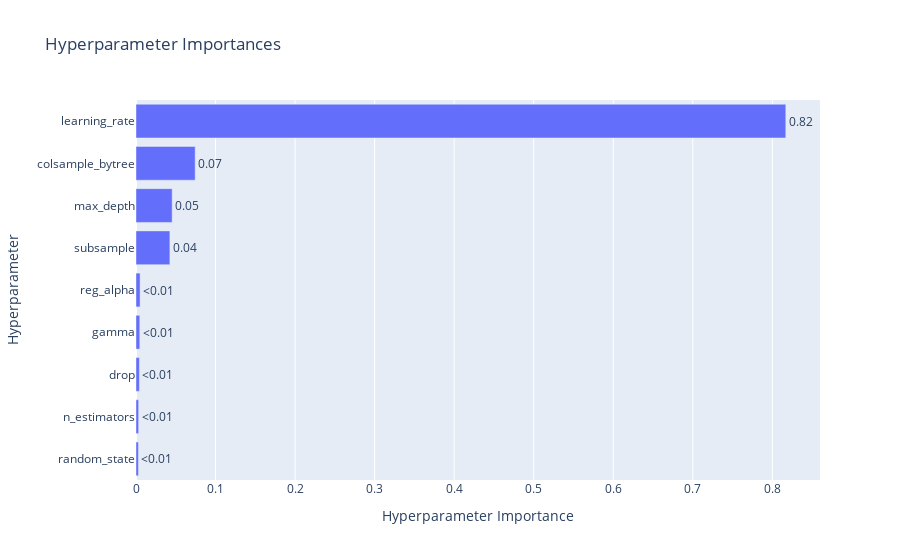

Write notebook code for a chart like this one.
### Code cell
optuna.visualization.plot_param_importances(study)

### Figure 1 — Plotly figure (JSON) as saved in the notebook; plotly's stock layout.template omitted (floating-point values rounded to 4 significant figures)
{"data": [{"cliponaxis": false, "hovertemplate": ["random_state (IntDistribution): 0.0030735173948973557<extra></extra>", "n_estimators (IntDistribution): 0.0033312396871793314<extra></extra>", "drop (CategoricalDistribution): 0.004273292638759054<extra></extra>", "gamma (IntDistribution): 0.004753093755816353<extra></extra>", "reg_alpha (FloatDistribution): 0.005143319403301061<extra></extra>", "subsample (FloatDistribution): 0.04260913496098829<extra></extra>", "max_depth (IntDistribution): 0.04547334762555319<extra></extra>", "colsample_bytree (FloatDistribution): 0.07440515354201771<extra></extra>", "learning_rate (FloatDistribution): 0.8169379009914877<extra></extra>"], "name": "Objective Value", "orientation": "h", "text": ["<0.01", "<0.01", "<0.01", "<0.01", "<0.01", "0.04", "0.05", "0.07", "0.82"], "textposition": "outside", "type": "bar", "x": [0.003074, 0.003331, 0.004273, 0.004753, 0.005143, 0.04261, 0.04547, 0.07441, 0.8169], "y": ["random_state", "n_estimators", "drop", "gamma", "reg_alpha", "subsample", "max_depth", "colsample_bytree", "learning_rate"]}], "layout": {"title": {"text": "Hyperparameter Importances"}, "xaxis": {"title": {"text": "Hyperparameter Importance"}}, "yaxis": {"title": {"text": "Hyperparameter"}}}}
